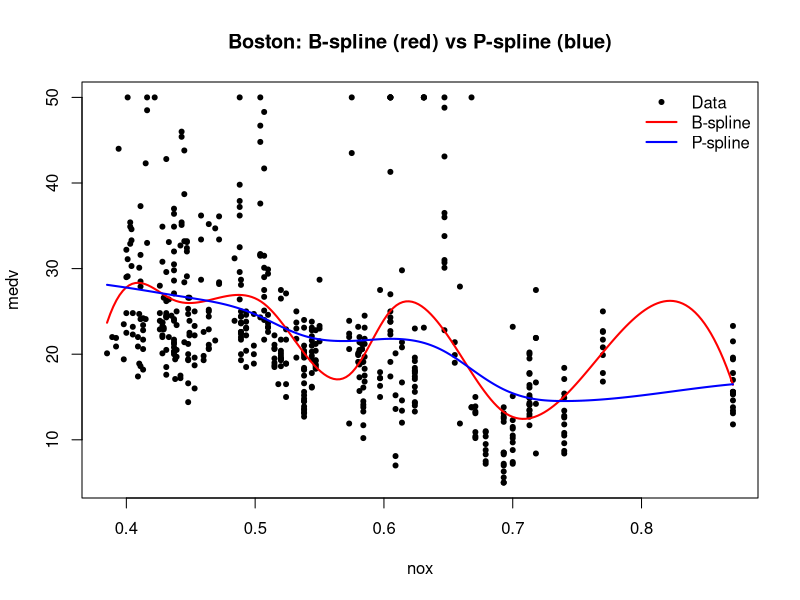

Generate this figure with R:
###############################################################################
## ST4060, 2023_2024_Q3
###############################################################################
library(splines) # contains bs()
library(MASS) # contains Boston

x <- Boston$nox # predictor
y <- Boston$medv# response
n <- length(y)

set.seed(4060) # as requested (affects CV / random splits later)


###############################################################################
# a). Fit a B-spline with knots at quantiles (0.15, 0.40, 0.60, 0.70, 0.85)
###############################################################################
knots_vec <- quantile(x, probs = c(0.15, 0.40, 0.60, 0.70, 0.85))

# Fit B-spline via linear model; bs() builds spline basis in the formula
dat <- data.frame(x = x, y = y)
fit_bs <- lm(y ~ bs(x, knots = knots_vec,
                    degree = 3, # cubic spline, they are smooth (cts first and second deriv.), they flex enough to capture curvature, they do not overfit as easily as higher degree splines. 
                    Boundary.knots = range(x)),
             data = dat)

round(coef(fit_bs), 4)
# 23.6771, 7.7280, -1.6411, 8.6786, -13.1903, 11.1449, -34.8569, 19.2098, -7.2492



###############################################################################
# b). Predictions from the B-spline at newx = c(0.4, 0.5, 0.6)
###############################################################################
newx <- data.frame(x = c(0.4, 0.5, 0.6))
yhat_bs_new <- predict(fit_bs, newdata = newx)
yhat_bs_new
# 27.8, 26.5 and 24



###############################################################################
# c). Fit a P-spline (smoothing spline) with LOO-CV choice of smoothing
###############################################################################
# Ordinary leave-one-out CV is requested -> use cv = TRUE
fit_ps <- smooth.spline(x, y, cv = TRUE)

# (c)(i) Penalized criterion (RSS–type) for P-spline
fit_ps$pen.crit
# Quote fit_ps$pen.crit as the P-spline penalised criterion (RSS) => # 20,523.37 in this case

# (c)(ii) Plot: data (black), B-spline (red), P-spline (blue)
x_grid <- seq(min(x), max(x), length.out = 200)

yhat_bs_grid <- predict(fit_bs, newdata = data.frame(x = x_grid))
yhat_ps_grid <- predict(fit_ps, x = x_grid)$y  # smooth.spline predict

plot(x, y,
     pch = 20, col = "black",
     xlab = "nox", ylab = "medv",
     main = "Boston: B-spline (red) vs P-spline (blue)")
lines(x_grid, yhat_bs_grid, col = "red",  lwd = 2)
lines(x_grid, yhat_ps_grid, col = "blue", lwd = 2)
legend("topright",
       legend = c("Data", "B-spline", "P-spline"),
       col    = c("black", "red", "blue"),
       pch    = c(20, NA, NA),
       lty    = c(NA, 1, 1),
       lwd    = c(NA, 2, 2),
       bty    = "n")



###############################################################################
# d). Predictions from the P-spline at newx = c(0.4, 0.5, 0.6)
###############################################################################
yhat_ps_new <- predict(fit_ps, x = newx$x)$y
yhat_ps_new
# Compare yhat_ps_new to yhat_bs_new:
# - B-spline predictions come from a fixed number/position of knots.
# - P-spline predictions use a smoothing penalty chosen by LOO-CV.
# Any differences reflect different smoothness: P-spline is typically smoother
# and may shrink extreme wiggles compared to the B-spline, giving slightly
# different fitted values at the same x.

# In this specific case
# The P-spline predictions are:
#   0.4 -> 27.78
#   0.5 -> 24.65
#   0.6 -> 21.78
#
# The B-spline predictions are:
#   0.4 -> 27.82
#   0.5 -> 26.53
#   0.6 -> 24.02
#
# The values differ because:
# - The B-spline fit uses a fixed set of knots and no smoothness penalty,
#   so it can adapt more locally to the data (more wiggly).
# - The P-spline uses a smoothing penalty chosen by LOO-CV, producing a 
#   smoother curve that shrinks rapid changes and avoids overfitting.
#
# As a result, the P-spline predictions are smoother and generally lower
# at x = 0.5 and x = 0.6 compared to the B-spline, reflecting the additional
# smoothing introduced by the penalty.


###############################################################################
# e). 5-fold cross-validation of the P-spline – prediction RMSE
###############################################################################
set.seed(4060)   # ensure reproducible fold assignment

K <- 5
fold_id <- sample(rep(1:K, length.out = n))  # random, unstratified 5-folds

cv_rmse_ps <- numeric(K)

for (k in 1:K) {
  test_idx  <- which(fold_id == k)
  train_idx <- setdiff(1:n, test_idx)
  
  # Fit P-spline on training data ONLY, using LOO-CV on that subset
  fit_k <- smooth.spline(x[train_idx], y[train_idx], cv = TRUE)
  
  # Predict on held-out test data and compute RMSE for this fold
  yhat_test <- predict(fit_k, x = x[test_idx])$y
  cv_rmse_ps[k] <- sqrt(mean((y[test_idx] - yhat_test)^2))
}

pred_rmse_ps <- mean(cv_rmse_ps)
pred_rmse_ps
# 8.06
